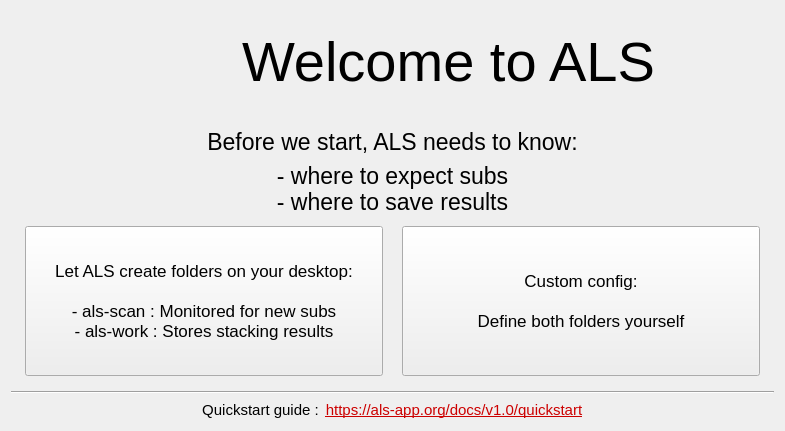
<?xml version="1.0" encoding="UTF-8"?>
<ui version="4.0">
 <class>FirstRunDialog</class>
 <widget class="QDialog" name="FirstRunDialog">
  <property name="geometry">
   <rect>
    <x>0</x>
    <y>0</y>
    <width>785</width>
    <height>431</height>
   </rect>
  </property>
  <property name="windowTitle">
   <string>ALS - Welcome !</string>
  </property>
  <property name="windowIcon">
   <iconset resource="../../resources/resource.qrc">
    <normaloff>:/icons/als_logo.png</normaloff>:/icons/als_logo.png</iconset>
  </property>
  <layout class="QVBoxLayout" name="verticalLayout_6">
   <item>
    <layout class="QHBoxLayout" name="WelcomeLayout">
     <property name="spacing">
      <number>12</number>
     </property>
     <property name="rightMargin">
      <number>0</number>
     </property>
     <property name="bottomMargin">
      <number>0</number>
     </property>
     <item>
      <spacer name="horizontalSpacer">
       <property name="orientation">
        <enum>Qt::Horizontal</enum>
       </property>
       <property name="sizeHint" stdset="0">
        <size>
         <width>40</width>
         <height>20</height>
        </size>
       </property>
      </spacer>
     </item>
     <item>
      <widget class="QLabel" name="lbl_logo">
       <property name="minimumSize">
        <size>
         <width>100</width>
         <height>100</height>
        </size>
       </property>
       <property name="maximumSize">
        <size>
         <width>100</width>
         <height>100</height>
        </size>
       </property>
       <property name="text">
        <string notr="true"/>
       </property>
       <property name="pixmap">
        <pixmap resource="../../resources/resource.qrc">:/icons/als_logo.png</pixmap>
       </property>
       <property name="scaledContents">
        <bool>true</bool>
       </property>
      </widget>
     </item>
     <item>
      <widget class="QLabel" name="lbl_welcome">
       <property name="font">
        <font>
         <pointsize>42</pointsize>
        </font>
       </property>
       <property name="text">
        <string>Welcome to ALS</string>
       </property>
       <property name="alignment">
        <set>Qt::AlignCenter</set>
       </property>
      </widget>
     </item>
     <item>
      <spacer name="horizontalSpacer_2">
       <property name="orientation">
        <enum>Qt::Horizontal</enum>
       </property>
       <property name="sizeHint" stdset="0">
        <size>
         <width>40</width>
         <height>20</height>
        </size>
       </property>
      </spacer>
     </item>
    </layout>
   </item>
   <item>
    <widget class="QStackedWidget" name="stackedWidget">
     <property name="frameShape">
      <enum>QFrame::NoFrame</enum>
     </property>
     <property name="currentIndex">
      <number>0</number>
     </property>
     <widget class="QWidget" name="page">
      <layout class="QVBoxLayout" name="verticalLayout_5">
       <item>
        <layout class="QVBoxLayout" name="verticalLayout">
         <property name="bottomMargin">
          <number>5</number>
         </property>
         <item>
          <widget class="QLabel" name="label_4">
           <property name="font">
            <font>
             <pointsize>17</pointsize>
            </font>
           </property>
           <property name="text">
            <string>Before we start, ALS needs to know:</string>
           </property>
           <property name="alignment">
            <set>Qt::AlignCenter</set>
           </property>
           <property name="wordWrap">
            <bool>false</bool>
           </property>
           <property name="indent">
            <number>-1</number>
           </property>
          </widget>
         </item>
         <item>
          <widget class="QLabel" name="label_7">
           <property name="font">
            <font>
             <pointsize>17</pointsize>
            </font>
           </property>
           <property name="text">
            <string>- where to expect subs
- where to save results</string>
           </property>
           <property name="alignment">
            <set>Qt::AlignCenter</set>
           </property>
           <property name="wordWrap">
            <bool>false</bool>
           </property>
           <property name="indent">
            <number>-1</number>
           </property>
          </widget>
         </item>
        </layout>
       </item>
       <item>
        <layout class="QHBoxLayout" name="horizontalLayout">
         <property name="spacing">
          <number>19</number>
         </property>
         <property name="leftMargin">
          <number>5</number>
         </property>
         <property name="rightMargin">
          <number>5</number>
         </property>
         <item>
          <widget class="QPushButton" name="btn_no_config">
           <property name="minimumSize">
            <size>
             <width>0</width>
             <height>150</height>
            </size>
           </property>
           <property name="font">
            <font>
             <pointsize>13</pointsize>
            </font>
           </property>
           <property name="text">
            <string>Let ALS create folders on your desktop:

- als-scan : Monitored for new subs
- als-work : Stores stacking results</string>
           </property>
           <property name="autoDefault">
            <bool>false</bool>
           </property>
          </widget>
         </item>
         <item>
          <widget class="QPushButton" name="btn_config">
           <property name="minimumSize">
            <size>
             <width>0</width>
             <height>150</height>
            </size>
           </property>
           <property name="font">
            <font>
             <pointsize>13</pointsize>
             <weight>50</weight>
             <bold>false</bold>
            </font>
           </property>
           <property name="text">
            <string>Custom config:

Define both folders yourself</string>
           </property>
           <property name="autoDefault">
            <bool>false</bool>
           </property>
          </widget>
         </item>
        </layout>
       </item>
      </layout>
     </widget>
     <widget class="QWidget" name="page_3">
      <layout class="QVBoxLayout" name="verticalLayout_4">
       <item>
        <layout class="QHBoxLayout" name="horizontalLayout_2">
         <property name="spacing">
          <number>21</number>
         </property>
         <property name="bottomMargin">
          <number>18</number>
         </property>
         <item>
          <layout class="QVBoxLayout" name="verticalLayout_2">
           <item>
            <widget class="QLabel" name="label_2">
             <property name="font">
              <font>
               <pointsize>15</pointsize>
              </font>
             </property>
             <property name="text">
              <string>Expect subs in...</string>
             </property>
             <property name="alignment">
              <set>Qt::AlignCenter</set>
             </property>
            </widget>
           </item>
           <item>
            <widget class="QPushButton" name="btn_scan">
             <property name="minimumSize">
              <size>
               <width>0</width>
               <height>80</height>
              </size>
             </property>
             <property name="font">
              <font>
               <pointsize>11</pointsize>
              </font>
             </property>
             <property name="text">
              <string>Scan Folder...</string>
             </property>
             <property name="autoDefault">
              <bool>false</bool>
             </property>
            </widget>
           </item>
          </layout>
         </item>
         <item>
          <layout class="QVBoxLayout" name="verticalLayout_3">
           <item>
            <widget class="QLabel" name="label_3">
             <property name="font">
              <font>
               <pointsize>15</pointsize>
              </font>
             </property>
             <property name="text">
              <string>Save results into...</string>
             </property>
             <property name="alignment">
              <set>Qt::AlignCenter</set>
             </property>
            </widget>
           </item>
           <item>
            <widget class="QPushButton" name="btn_work">
             <property name="minimumSize">
              <size>
               <width>0</width>
               <height>80</height>
              </size>
             </property>
             <property name="font">
              <font>
               <pointsize>11</pointsize>
              </font>
             </property>
             <property name="text">
              <string>Work Folder...</string>
             </property>
             <property name="autoDefault">
              <bool>false</bool>
             </property>
            </widget>
           </item>
          </layout>
         </item>
        </layout>
       </item>
       <item>
        <layout class="QHBoxLayout" name="horizontalLayout_3">
         <item>
          <spacer name="horizontalSpacer_3">
           <property name="orientation">
            <enum>Qt::Horizontal</enum>
           </property>
           <property name="sizeHint" stdset="0">
            <size>
             <width>40</width>
             <height>20</height>
            </size>
           </property>
          </spacer>
         </item>
         <item>
          <widget class="QPushButton" name="btn_go">
           <property name="enabled">
            <bool>false</bool>
           </property>
           <property name="minimumSize">
            <size>
             <width>108</width>
             <height>72</height>
            </size>
           </property>
           <property name="font">
            <font>
             <pointsize>22</pointsize>
             <weight>75</weight>
             <bold>true</bold>
            </font>
           </property>
           <property name="text">
            <string>GO !</string>
           </property>
          </widget>
         </item>
         <item>
          <spacer name="horizontalSpacer_4">
           <property name="orientation">
            <enum>Qt::Horizontal</enum>
           </property>
           <property name="sizeHint" stdset="0">
            <size>
             <width>40</width>
             <height>20</height>
            </size>
           </property>
          </spacer>
         </item>
        </layout>
       </item>
      </layout>
     </widget>
    </widget>
   </item>
   <item>
    <widget class="Line" name="line">
     <property name="orientation">
      <enum>Qt::Horizontal</enum>
     </property>
    </widget>
   </item>
   <item>
    <layout class="QHBoxLayout" name="horizontalLayout_4">
     <item>
      <spacer name="horizontalSpacer_5">
       <property name="orientation">
        <enum>Qt::Horizontal</enum>
       </property>
       <property name="sizeHint" stdset="0">
        <size>
         <width>40</width>
         <height>20</height>
        </size>
       </property>
      </spacer>
     </item>
     <item>
      <widget class="QLabel" name="label_5">
       <property name="font">
        <font>
         <pointsize>11</pointsize>
        </font>
       </property>
       <property name="text">
        <string>Quickstart guide :</string>
       </property>
       <property name="textFormat">
        <enum>Qt::PlainText</enum>
       </property>
       <property name="alignment">
        <set>Qt::AlignCenter</set>
       </property>
      </widget>
     </item>
     <item>
      <widget class="QLabel" name="label_6">
       <property name="font">
        <font>
         <pointsize>11</pointsize>
        </font>
       </property>
       <property name="text">
        <string notr="true">&lt;html&gt;&lt;head/&gt;&lt;body&gt;&lt;p&gt;&lt;a href=&quot;https://als-app.org/docs/v1.0/quickstart/&quot;&gt;&lt;span style=&quot; text-decoration: underline; color:#CC0000;&quot;&gt;https://als-app.org/docs/v1.0/quickstart&lt;/span&gt;&lt;/a&gt;&lt;/p&gt;&lt;/body&gt;&lt;/html&gt;</string>
       </property>
       <property name="textFormat">
        <enum>Qt::RichText</enum>
       </property>
       <property name="alignment">
        <set>Qt::AlignCenter</set>
       </property>
       <property name="openExternalLinks">
        <bool>true</bool>
       </property>
       <property name="textInteractionFlags">
        <set>Qt::LinksAccessibleByMouse</set>
       </property>
      </widget>
     </item>
     <item>
      <spacer name="horizontalSpacer_6">
       <property name="orientation">
        <enum>Qt::Horizontal</enum>
       </property>
       <property name="sizeHint" stdset="0">
        <size>
         <width>40</width>
         <height>20</height>
        </size>
       </property>
      </spacer>
     </item>
    </layout>
   </item>
  </layout>
 </widget>
 <resources>
  <include location="../../resources/resource.qrc"/>
 </resources>
 <connections/>
</ui>
